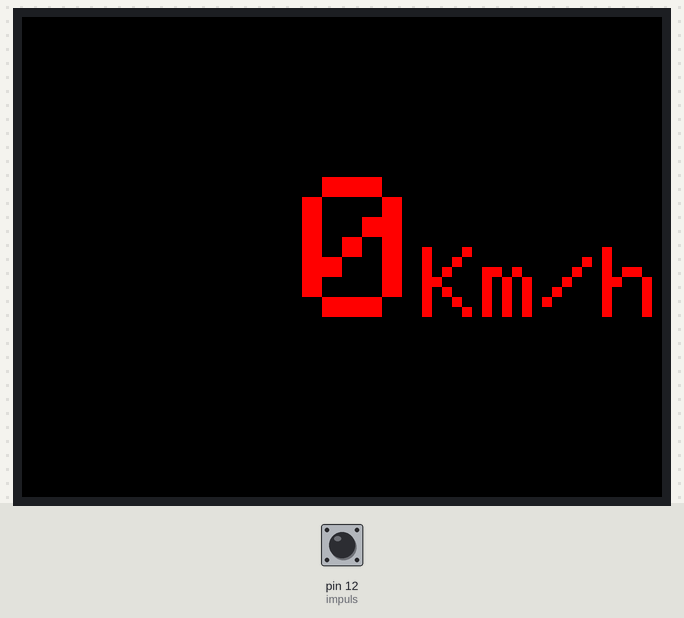
Bench run of a sketch on a simulated Arduino Uno, built with avr-gcc and run on an emulated ATmega328P. On the bench: 320×240 colour display. Inputs (shaded band) come from the test bench; at power-on: pin 12 (impuls) LOW. What the sketch prints to the serial monitor is not drawn.

Above: at 1.6 s.
1.7 s: pin 12 (impuls) pulled HIGH for 0.15 s
At 2.6 s:
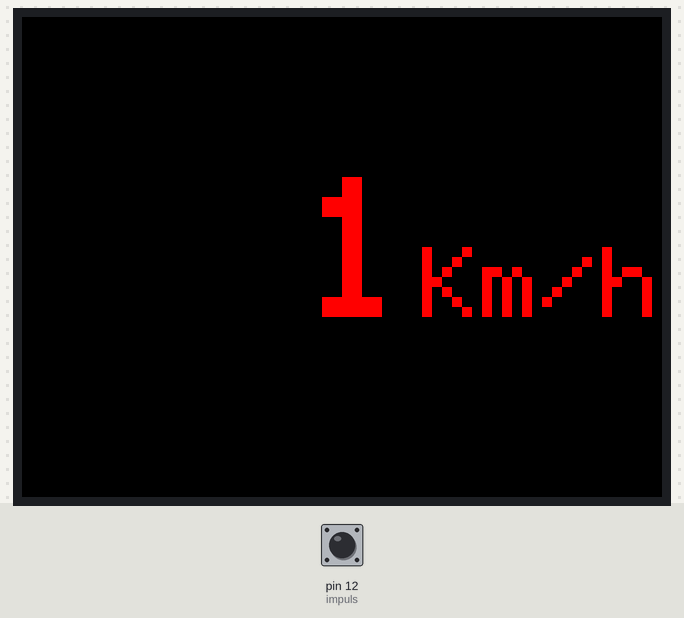
Timing chart, 0 to 4.7 s (numbered marks = the images above; inputs shaded):
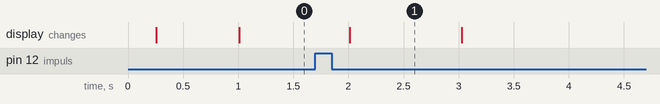

The sketch:

Speed_impuls_D12_V1.3_finish.ino
```cpp
// IMPORTANT: Adafruit_TFTLCD LIBRARY MUST BE SPECIFICALLY
// CONFIGURED FOR EITHER THE TFT SHIELD OR THE BREAKOUT BOARD.
// SEE RELEVANT COMMENTS IN Adafruit_TFTLCD.h FOR SETUP.

#include <Adafruit_GFX.h>    // Core graphics library
#include <Adafruit_TFTLCD.h> // Hardware-specific library

// The control pins for the LCD can be assigned to any digital or
// analog pins...but we'll use the analog pins as this allows us to
// double up the pins with the touch screen (see the TFT paint example).
#define LCD_CS A3 // Chip Select goes to Analog 3
#define LCD_CD A2 // Command/Data goes to Analog 2
#define LCD_WR A1 // LCD Write goes to Analog 1
#define LCD_RD A0 // LCD Read goes to Analog 0

#define LCD_RESET A4 // Can alternately just connect to Arduino's reset pin

// When using the BREAKOUT BOARD only, use these 8 data lines to the LCD:
// For the Arduino Uno, Duemilanove, Diecimila, etc.:
//   D0 connects to digital pin 8  (Notice these are
//   D1 connects to digital pin 9   NOT in order!)
//   D2 connects to digital pin 2
//   D3 connects to digital pin 3
//   D4 connects to digital pin 4
//   D5 connects to digital pin 5
//   D6 connects to digital pin 6
//   D7 connects to digital pin 7
// For the Arduino Mega, use digital pins 22 through 29
// (on the 2-row header at the end of the board).

// Assign human-readable names to some common 16-bit color values:
#define BLACK   0x0000
#define BLUE    0x001F
#define RED     0xF800
#define GREEN   0x07E0
#define CYAN    0x07FF
#define MAGENTA 0xF81F
#define YELLOW  0xFFE0
#define WHITE   0xFFFF
#define rotation 1


Adafruit_TFTLCD tft(LCD_CS, LCD_CD, LCD_WR, LCD_RD, LCD_RESET);
// If using the shield, all control and data lines are fixed, and
// a simpler declaration can optionally be used:
// Adafruit_TFTLCD tft;

const int impuls = 12;           // порт, читающий импульсы

void setup(void) {
pinMode(impuls, INPUT);


  Serial.begin(9600);
  Serial.println(F("TFT LCD test"));

#ifdef USE_ADAFRUIT_SHIELD_PINOUT
  Serial.println(F("Using Adafruit 2.8\" TFT Arduino Shield Pinout"));
#else
  Serial.println(F("Using Adafruit 2.8\" TFT Breakout Board Pinout"));
#endif

  Serial.print("TFT size is "); Serial.print(tft.width()); Serial.print("x"); Serial.println(tft.height());


  tft.reset();
  delay(10);

  tft.begin(0x9341);

  //настройки экрана
  tft.fillScreen(BLACK);      //заливка
  tft.setRotation(rotation);  //поворот
  tft.setCursor(0, 0);     //координаты
  tft.setTextColor(RED);      //цвет текста
  tft.setTextSize(10);        //размер текста

}
long previousMillis = 0;   // здесь будет храниться время последнего изменения состояния светодиода
long interval = 1000;      // интервал мигания в миллисекундах
long i = 0;                 // кол-во импульсов за промежуток времени
long k = 2500;            //коэффициент импульсов спидометра
long kmh = 0;              //километры в час
long pred; //запоминает предыдущее значение X
int sign = 0;
String predSpeedo; //строка для запоминания предыдущего значения X

void loop(void) {
     if((digitalRead(impuls) == HIGH) && (sign == 0) ){
         i++;
         sign = 1;
      }
      if(digitalRead(impuls) == LOW ){
        sign = 0;
      }
      Serial.println(i);
      if (millis() - previousMillis > interval) {
      previousMillis = millis();
        //kmh = i/k;
        kmh = i*3600/k; //-разкомментировать, если показания не верны
        long X = kmh;
        if (X!=pred){ //-постоянно обновляем единицы, если предыдущее значение не равно настоящему
          tft.fillRect(135, 80, 55, 80, BLACK);
        }
        if (X < 10){
          tft.setCursor(140,80);
          Text(X);
        }
        if ((X > 9) && (X < 100)) {
          tft.setCursor(80, 80);
          Text(X);
        }
        if (X >= 100){
          tft.setCursor(20, 80);
          Text(X);
        }
        pred = X;//запоминаем значение X
        predSpeedo = String(X); // запоминаем значение X в строке
        i = 0;
      }


}

unsigned long Text(long X) {

  if (X < pred){ //Если предыдущее значение X больше текущего, обновляем экран
    tft.fillRect(20, 80, 110, 80, BLACK);
  }
  /*
  if (((X%10==0) || (X%10==1) || (X%10==2) || (X%10==3) || (X%10==4) || (X%10==5) || (X%10==6) || (X%10==7) || (X%10==8) || (X%10==9)) && (X!=pred)){ //ужасная конструкция работает, но мигают десятые при обновлении
    tft.fillRect(80, 80, 55, 80, BLACK);
  }
  */
  /*-------------Работаем со строками---------------*/
  String speedo = String(X);                              //преобразуем число в строку
  String speedo2;                                         //декларируем строку из 2 символов
  String speedo3;                                         //декларируем строку из 3 символов

  if(speedo.length() == 2){                               //проверяем длину строки в 2 символа
    speedo2 = speedo.substring(0,1);                      //запоминаем первое число строки
    String predSpeedo2 = predSpeedo.substring(0,1);       //декларируем строку для первого числа из предыдущих показаний
    if(speedo2.toInt() != predSpeedo2.toInt()){           //если они не равны, то:
      tft.fillRect(80, 80, 55, 80, BLACK);
    }
  } else if(speedo.length() == 3){                        //проверяем длину строки в 3 символа
    speedo3 = speedo.substring(1,2);                      //запоминаем второе число строки
    String predSpeedo3 = predSpeedo.substring(1,2);       //декларируем строку для второго числа из предыдущих показаний
    if(speedo3.toInt() != predSpeedo3.toInt()){           //если они не равны, то:
      tft.fillRect(80, 80, 55, 80, BLACK);
    }
  }

  /*-------------конец преобразования строк---------------*/

  if ((X%100==0) && (X!=pred)){
    tft.fillRect(20, 80, 55, 80, BLACK);
  }
  if ((X == 100) && (X!=pred)){
    tft.fillRect(80, 80, 55, 80, BLACK);
  }


  if (X%100==99){//если знычение уменьшается обновляем сотни
    tft.fillRect(20, 80, 55, 80, BLACK);
  }
  if (X%10==9){//если знычение уменьшается обновляем десятки
    tft.fillRect(80, 80, 55, 80, BLACK);
  }

  tft.print(X);

  tft.setTextSize(5);        //размер текста
  tft.setCursor(200,115);
  tft.print("Km/h");

  tft.setTextSize(10);        //размер текста
}
```

Measured:
- after the input at 1.7 s, the display: changes after 0.31 s (image 1)
- what the display in image 1 shows lasts 1.0 s, from 2.0 s to 3.0 s
